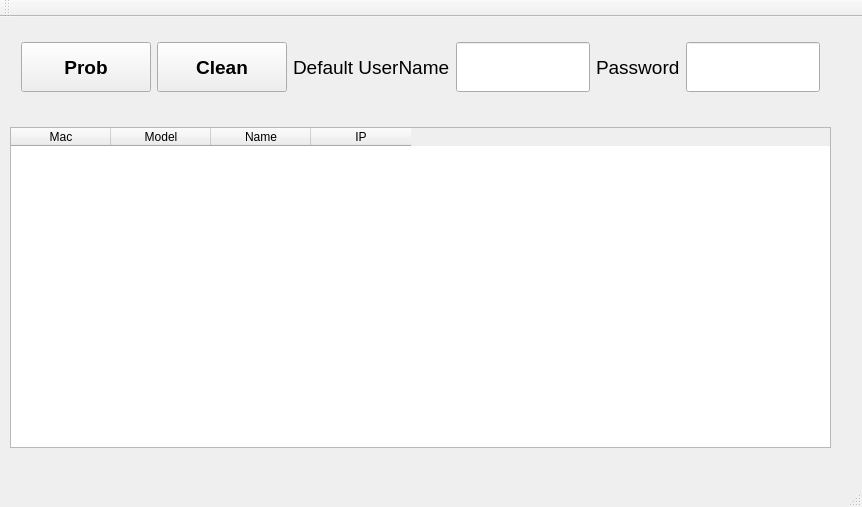
<?xml version="1.0" encoding="UTF-8"?>
<ui version="4.0">
 <class>MainWindow</class>
 <widget class="QMainWindow" name="MainWindow">
  <property name="geometry">
   <rect>
    <x>0</x>
    <y>0</y>
    <width>862</width>
    <height>507</height>
   </rect>
  </property>
  <property name="windowTitle">
   <string>MainWindow</string>
  </property>
  <widget class="QWidget" name="centralWidget">
   <widget class="QWidget" name="horizontalLayoutWidget">
    <property name="geometry">
     <rect>
      <x>10</x>
      <y>10</y>
      <width>821</width>
      <height>80</height>
     </rect>
    </property>
    <layout class="QHBoxLayout" name="horizontalLayout">
     <item>
      <widget class="QPushButton" name="probBtn">
       <property name="minimumSize">
        <size>
         <width>130</width>
         <height>50</height>
        </size>
       </property>
       <property name="font">
        <font>
         <pointsize>14</pointsize>
         <weight>75</weight>
         <bold>true</bold>
        </font>
       </property>
       <property name="text">
        <string>Prob</string>
       </property>
      </widget>
     </item>
     <item>
      <widget class="QPushButton" name="cleanBtn">
       <property name="minimumSize">
        <size>
         <width>130</width>
         <height>50</height>
        </size>
       </property>
       <property name="font">
        <font>
         <pointsize>14</pointsize>
         <weight>75</weight>
         <bold>true</bold>
        </font>
       </property>
       <property name="text">
        <string>Clean</string>
       </property>
      </widget>
     </item>
     <item>
      <widget class="QLabel" name="userNameLab">
       <property name="font">
        <font>
         <pointsize>14</pointsize>
        </font>
       </property>
       <property name="text">
        <string>Default UserName</string>
       </property>
      </widget>
     </item>
     <item>
      <widget class="QLineEdit" name="userNameEdit">
       <property name="minimumSize">
        <size>
         <width>0</width>
         <height>50</height>
        </size>
       </property>
      </widget>
     </item>
     <item>
      <widget class="QLabel" name="passwordLab">
       <property name="font">
        <font>
         <pointsize>14</pointsize>
        </font>
       </property>
       <property name="text">
        <string>Password</string>
       </property>
      </widget>
     </item>
     <item>
      <widget class="QLineEdit" name="passwordEdit">
       <property name="minimumSize">
        <size>
         <width>0</width>
         <height>50</height>
        </size>
       </property>
      </widget>
     </item>
    </layout>
   </widget>
   <widget class="QTableWidget" name="tableWidget">
    <property name="geometry">
     <rect>
      <x>10</x>
      <y>110</y>
      <width>821</width>
      <height>321</height>
     </rect>
    </property>
    <column>
     <property name="text">
      <string>Mac</string>
     </property>
    </column>
    <column>
     <property name="text">
      <string>Model</string>
     </property>
    </column>
    <column>
     <property name="text">
      <string>Name</string>
     </property>
    </column>
    <column>
     <property name="text">
      <string>IP</string>
     </property>
    </column>
   </widget>
  </widget>
  <widget class="QMenuBar" name="menuBar">
   <property name="geometry">
    <rect>
     <x>0</x>
     <y>0</y>
     <width>862</width>
     <height>25</height>
    </rect>
   </property>
  </widget>
  <widget class="QToolBar" name="mainToolBar">
   <attribute name="toolBarArea">
    <enum>TopToolBarArea</enum>
   </attribute>
   <attribute name="toolBarBreak">
    <bool>false</bool>
   </attribute>
  </widget>
  <widget class="QStatusBar" name="statusBar"/>
 </widget>
 <layoutdefault spacing="6" margin="11"/>
 <resources/>
 <connections/>
</ui>
